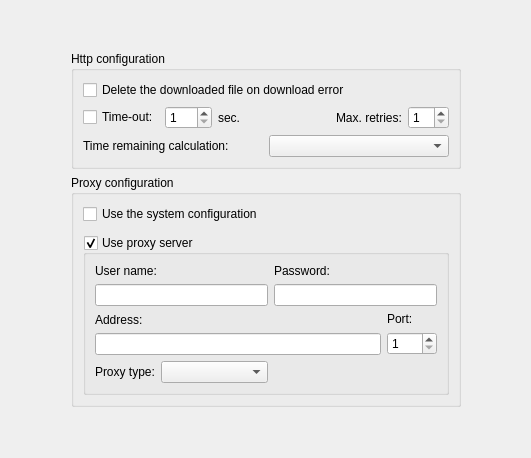
     <widget class="QWidget" name="pgProxy">
      <layout class="QGridLayout" name="gridLayout_7">
       <item row="3" column="1">
        <spacer name="verticalSpacer_3">
         <property name="orientation">
          <enum>Qt::Vertical</enum>
         </property>
         <property name="sizeHint" stdset="0">
          <size>
           <width>20</width>
           <height>40</height>
          </size>
         </property>
        </spacer>
       </item>
       <item row="1" column="2" rowspan="2">
        <spacer name="horizontalSpacer_6">
         <property name="orientation">
          <enum>Qt::Horizontal</enum>
         </property>
         <property name="sizeHint" stdset="0">
          <size>
           <width>59</width>
           <height>20</height>
          </size>
         </property>
        </spacer>
       </item>
       <item row="1" column="1" rowspan="2">
        <layout class="QVBoxLayout" name="verticalLayout_2">
         <item>
          <widget class="QGroupBox" name="groupBox_3">
           <property name="minimumSize">
            <size>
             <width>390</width>
             <height>0</height>
            </size>
           </property>
           <property name="title">
            <string>Http configuration</string>
           </property>
           <layout class="QGridLayout" name="gridLayout_6">
            <item row="1" column="0">
             <layout class="QHBoxLayout" name="horizontalLayout_5">
              <item>
               <widget class="QCheckBox" name="chbTimeOut">
                <property name="text">
                 <string>Time-out:</string>
                </property>
               </widget>
              </item>
              <item>
               <widget class="QSpinBox" name="spinBoxTimeOut">
                <property name="minimum">
                 <number>1</number>
                </property>
                <property name="maximum">
                 <number>100</number>
                </property>
                <property name="value">
                 <number>1</number>
                </property>
               </widget>
              </item>
              <item>
               <widget class="QLabel" name="label_2">
                <property name="text">
                 <string>sec.</string>
                </property>
               </widget>
              </item>
              <item>
               <spacer name="horizontalSpacer_3">
                <property name="orientation">
                 <enum>Qt::Horizontal</enum>
                </property>
                <property name="sizeType">
                 <enum>QSizePolicy::Expanding</enum>
                </property>
                <property name="sizeHint" stdset="0">
                 <size>
                  <width>40</width>
                  <height>20</height>
                 </size>
                </property>
               </spacer>
              </item>
              <item>
               <widget class="QLabel" name="label_3">
                <property name="text">
                 <string>Max. retries:</string>
                </property>
               </widget>
              </item>
              <item>
               <widget class="QSpinBox" name="spinBoxMaxRetries">
                <property name="minimum">
                 <number>1</number>
                </property>
                <property name="maximum">
                 <number>10</number>
                </property>
               </widget>
              </item>
             </layout>
            </item>
            <item row="2" column="0">
             <layout class="QHBoxLayout" name="horizontalLayout_4">
              <item>
               <widget class="QLabel" name="label">
                <property name="text">
                 <string>Time remaining calculation:</string>
                </property>
               </widget>
              </item>
              <item>
               <widget class="QComboBox" name="cmbTimeRemaining"/>
              </item>
             </layout>
            </item>
            <item row="0" column="0">
             <widget class="QCheckBox" name="chbDeleteFileOnError">
              <property name="text">
               <string>Delete the downloaded file on download error</string>
              </property>
             </widget>
            </item>
           </layout>
          </widget>
         </item>
         <item>
          <widget class="QGroupBox" name="groupBox_2">
           <property name="title">
            <string>Proxy configuration</string>
           </property>
           <layout class="QGridLayout" name="gridLayout_5">
            <item row="0" column="0">
             <widget class="QCheckBox" name="chbProxySystemConfig">
              <property name="text">
               <string>Use the system configuration</string>
              </property>
             </widget>
            </item>
            <item row="2" column="0">
             <widget class="QGroupBox" name="gpbProxy">
              <property name="minimumSize">
               <size>
                <width>340</width>
                <height>0</height>
               </size>
              </property>
              <property name="whatsThis">
               <string>Enable/disable proxy support</string>
              </property>
              <property name="accessibleName">
               <string>Enable/disable proxy support</string>
              </property>
              <property name="accessibleDescription">
               <string>Enable/disable proxy support</string>
              </property>
              <property name="title">
               <string>Use proxy server</string>
              </property>
              <property name="checkable">
               <bool>true</bool>
              </property>
              <property name="checked">
               <bool>true</bool>
              </property>
              <layout class="QGridLayout" name="_2">
               <item row="0" column="0" colspan="2">
                <widget class="QLabel" name="lblUserName">
                 <property name="text">
                  <string>User name:</string>
                 </property>
                </widget>
               </item>
               <item row="0" column="2">
                <widget class="QLabel" name="lblPassword">
                 <property name="text">
                  <string>Password:</string>
                 </property>
                </widget>
               </item>
               <item row="1" column="0" colspan="2">
                <widget class="QLineEdit" name="edtUserName">
                 <property name="minimumSize">
                  <size>
                   <width>0</width>
                   <height>21</height>
                  </size>
                 </property>
                 <property name="whatsThis">
                  <string>User name of your proxy configuration</string>
                 </property>
                 <property name="accessibleName">
                  <string>Proxy user name</string>
                 </property>
                 <property name="accessibleDescription">
                  <string>User name of your proxy configuration</string>
                 </property>
                </widget>
               </item>
               <item row="1" column="2" colspan="2">
                <widget class="QLineEdit" name="edtPassword">
                 <property name="minimumSize">
                  <size>
                   <width>0</width>
                   <height>21</height>
                  </size>
                 </property>
                 <property name="whatsThis">
                  <string>Password of your proxy configuration</string>
                 </property>
                 <property name="accessibleName">
                  <string>Proxy password</string>
                 </property>
                 <property name="accessibleDescription">
                  <string>Password of your proxy configuration</string>
                 </property>
                 <property name="echoMode">
                  <enum>QLineEdit::Password</enum>
                 </property>
                </widget>
               </item>
               <item row="2" column="0" colspan="2">
                <widget class="QLabel" name="lblAddress">
                 <property name="text">
                  <string>Address:</string>
                 </property>
                </widget>
               </item>
               <item row="2" column="3" rowspan="2">
                <layout class="QVBoxLayout" name="boxLayout_3">
                 <item>
                  <widget class="QLabel" name="lblPort">
                   <property name="text">
                    <string>Port:</string>
                   </property>
                  </widget>
                 </item>
                 <item>
                  <widget class="QSpinBox" name="spinBoxPort">
                   <property name="minimumSize">
                    <size>
                     <width>0</width>
                     <height>21</height>
                    </size>
                   </property>
                   <property name="maximumSize">
                    <size>
                     <width>50</width>
                     <height>16777215</height>
                    </size>
                   </property>
                   <property name="whatsThis">
                    <string>Port of your proxy configuration</string>
                   </property>
                   <property name="accessibleName">
                    <string>Proxy port</string>
                   </property>
                   <property name="accessibleDescription">
                    <string>Port of your proxy configuration</string>
                   </property>
                   <property name="minimum">
                    <number>1</number>
                   </property>
                   <property name="maximum">
                    <number>9999</number>
                   </property>
                   <property name="value">
                    <number>1</number>
                   </property>
                  </widget>
                 </item>
                </layout>
               </item>
               <item row="3" column="0" colspan="3">
                <widget class="QLineEdit" name="edtAddress">
                 <property name="minimumSize">
                  <size>
                   <width>0</width>
                   <height>21</height>
                  </size>
                 </property>
                 <property name="whatsThis">
                  <string>Address of your proxy configuration</string>
                 </property>
                 <property name="accessibleName">
                  <string>Proxy address</string>
                 </property>
                 <property name="accessibleDescription">
                  <string>Address of your proxy configuration</string>
                 </property>
                </widget>
               </item>
               <item row="4" column="0">
                <widget class="QLabel" name="lblProxyType">
                 <property name="sizePolicy">
                  <sizepolicy hsizetype="Fixed" vsizetype="Preferred">
                   <horstretch>0</horstretch>
                   <verstretch>0</verstretch>
                  </sizepolicy>
                 </property>
                 <property name="text">
                  <string>Proxy type:</string>
                 </property>
                </widget>
               </item>
               <item row="4" column="1">
                <widget class="QComboBox" name="cmbProxyType">
                 <property name="whatsThis">
                  <string>Type of your proxy configuration</string>
                 </property>
                 <property name="accessibleName">
                  <string>Proxy type</string>
                 </property>
                 <property name="accessibleDescription">
                  <string>Type of your proxy configuration</string>
                 </property>
                </widget>
               </item>
              </layout>
             </widget>
            </item>
            <item row="1" column="0">
             <spacer name="verticalSpacer">
              <property name="orientation">
               <enum>Qt::Vertical</enum>
              </property>
              <property name="sizeType">
               <enum>QSizePolicy::Fixed</enum>
              </property>
              <property name="sizeHint" stdset="0">
               <size>
                <width>20</width>
                <height>5</height>
               </size>
              </property>
             </spacer>
            </item>
           </layout>
          </widget>
         </item>
        </layout>
       </item>
       <item row="1" column="0" rowspan="2">
        <spacer name="horizontalSpacer_5">
         <property name="orientation">
          <enum>Qt::Horizontal</enum>
         </property>
         <property name="sizeHint" stdset="0">
          <size>
           <width>60</width>
           <height>20</height>
          </size>
         </property>
        </spacer>
       </item>
       <item row="0" column="1">
        <spacer name="verticalSpacer_2">
         <property name="orientation">
          <enum>Qt::Vertical</enum>
         </property>
         <property name="sizeHint" stdset="0">
          <size>
           <width>20</width>
           <height>40</height>
          </size>
         </property>
        </spacer>
       </item>
      </layout>
     </widget>
